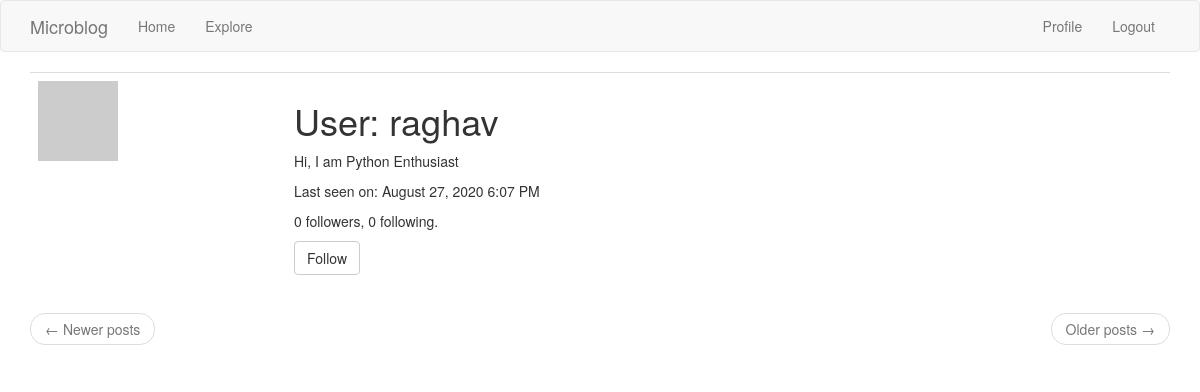
Page /user/raghav (signed in) on the earlier database version.
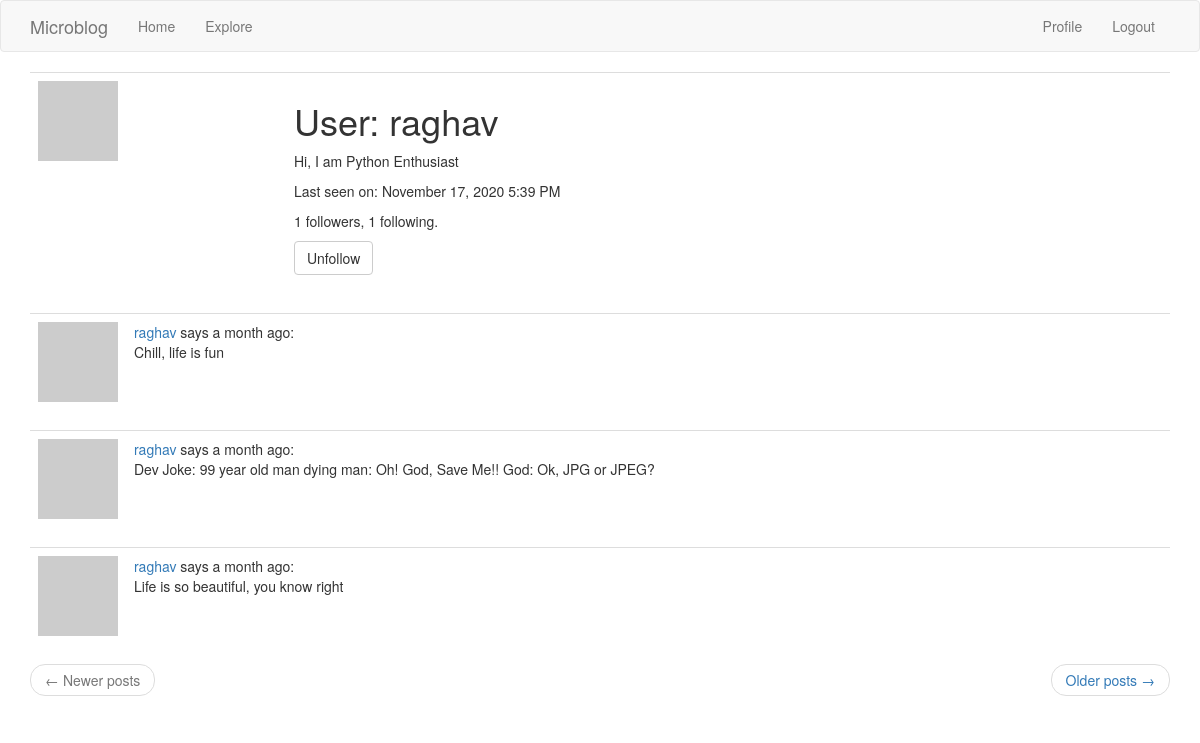
Same page on the later database version.
### app/models.py (models this page shows, shortened)
class User(UserMixin, db.Model):
    id = db.Column(db.Integer, primary_key=True)
    username = db.Column(db.String(64), index=True, unique=True)
    email = db.Column(db.String(120), index=True, unique=True)
    password_hash = db.Column(db.String(128))
    posts = db.relationship('Post', backref='author', lazy='dynamic')
    about_me = db.Column(db.String(140))
    last_seen = db.Column(db.DateTime, default=datetime.utcnow)
    followed = db.relationship(
        'User', secondary=followers,
        primaryjoin=(followers.c.follower_id == id),
        secondaryjoin=(followers.c.followed_id == id),
        backref=db.backref('followers', lazy='dynamic'), lazy='dynamic')
    def avatar(self, size):
        digest = md5(self.email.lower().encode('utf-8')).hexdigest()
        return f'https://www.gravatar.com/avatar/{digest}?d=identicon&s={size}'
    def is_following(self, user):
        return self.followed.filter(
            followers.c.followed_id == user.id).count() > 0

class Post(db.Model):
	id = db.Column(db.Integer, primary_key = True)
	body = db.Column(db.String(140))
	timestamp = db.Column(db.DateTime, index =True, default= datetime.utcnow)
	user_id = db.Column(db.Integer, db.ForeignKey('user.id'))

### app/routes.py (the view)
@app.route('/user/<username>')
@login_required
def user(username):
    user = User.query.filter_by(username=username).first_or_404()
    page = request.args.get('page', 1, type=int)
    posts = user.posts.order_by(Post.timestamp.desc()).paginate(page, app.config['POSTS_PER_PAGE'], False)
    next_url = url_for('user', username=user.username, page=posts.next_num) if posts.has_next else None
    prev_url = url_for('user', username=user.username, page=posts.prev_num) if posts.has_prev else None
    form = EmptyForm()
    return render_template('user.html', user=user, posts=posts.items,next_url=next_url, prev_url=prev_url, form=form)

### app/forms.py
class EmptyForm(FlaskForm):
    submit = SubmitField('Submit')

### app/models.py (called while the page is built)
@login.user_loader
def load_user(id):
	return User.query.get(int(id))

### app/routes.py (called while the page is built)
@app.before_request
def before_request():
	if current_user.is_authenticated:
		current_user.last_seen = datetime.utcnow()
		db.session.commit()

### app/templates/user.html (shortened to what this page needs)
{% extends "base.html" %}
{% block app_content %}
    <table class="table table-hover">
        <tr>
            <td width="256px"><img src="{{ user.avatar(256) }}"></td>
            <td>
                <h1>User: {{ user.username }}</h1>
                {% if user.about_me %}<p>{{ user.about_me }}</p>{% endif %}
                {% if user.last_seen %}<p>Last seen on: {{ moment(user.last_seen).format('LLL') }}</p>{% endif %}
                <p>{{ user.followers.count() }} followers, {{ user.followed.count() }} following.</p>
                {% if user == current_user %}
                <p><a href="{{ url_for('edit_profile') }}">Edit your profile</a></p>
                {% elif not current_user.is_following(user) %}
                <p>
                    <form action="{{ url_for('follow', username=user.username) }}" method="post">
                        {{ form.submit(value='Follow', class_='btn btn-default') }}
                    </form>
                </p>
                {% else %}
                <p>
                    <form action="{{ url_for('unfollow', username=user.username) }}" method="post">
                        {{ form.submit(value='Unfollow', class_='btn btn-default') }}
                    </form>
                </p>
                {% endif %}
            </td>
        </tr>
    </table>
    {% for post in posts %}
        {% include '_post.html' %}
    {% endfor %}
    <nav aria-label="...">
        <ul class="pager">
            <li class="previous{% if not prev_url %} disabled{% endif %}">
                <a href="{{ prev_url or '#' }}">
                    <span aria-hidden="true">&larr;</span> Newer posts
                </a>
            </li>
            <li class="next{% if not next_url %} disabled{% endif %}">
                <a href="{{ next_url or '#' }}">
                    Older posts <span aria-hidden="true">&rarr;</span>
                </a>
            </li>
        </ul>
    </nav>
{% endblock %}

### app/templates/base.html (shortened to what this page needs)
{% extends 'bootstrap/base.html' %}
{% block navbar %}
    <nav class="navbar navbar-default">
        <div class="container">
            <div class="navbar-header">
                <a class="navbar-brand" href="{{ url_for('index') }}">Microblog</a>
            </div>
            <div class="collapse navbar-collapse" id="bs-example-navbar-collapse-1">
                <ul class="nav navbar-nav">
                    <li><a href="{{ url_for('index') }}">Home</a></li>
                    <li><a href="{{ url_for('explore') }}">Explore</a></li>
                </ul>
                <ul class="nav navbar-nav navbar-right">
                    {% if current_user.is_anonymous %}
                    <li><a href="{{ url_for('login') }}">Login</a></li>
                    {% else %}
                    <li><a href="{{ url_for('user', username=current_user.username) }}">Profile</a></li>
                    <li><a href="{{ url_for('logout') }}">Logout</a></li>
                    {% endif %}
                </ul>
            </div>
        </div>
    </nav>
{% endblock %}
{% block content %}
    <div class="container">
        {% block app_content %}{% endblock %}
    </div>
{% endblock %}

### app/templates/_post.html
 <table class="table table-hover">
        <tr>
            <td width="70px">
                <a href="{{ url_for('user', username=post.author.username) }}">
                    <img src="{{ post.author.avatar(70) }}" />
                </a>
            </td>
            <td>
                <a href="{{ url_for('user', username=post.author.username) }}">
                    {{ post.author.username }}
                </a>
                says {{ moment(post.timestamp).fromNow() }}:
                <br>
                {{ post.body }}
            </td>
        </tr>
    </table>

Differences in the rows shown:
changed User "raghav": last_seen "August 27, 2020 6:07 PM" → "November 17, 2020 5:39 PM"
added Post: author.username "raghav", timestamp "a month ago", body "Chill, life is fun"
added Post: author.username "raghav", timestamp "a month ago", body "Dev Joke: 99 year old man dying man: Oh! God, Save Me!! God: Ok, JPG or JPEG?"
added Post: author.username "raghav", timestamp "a month ago", body "Life is so beautiful, you know right"
Other differences:
{{ user.followers.count() }}: "0" → "1"
{{ user.followed.count() }}: "0" → "1"
form field submit: (not shown) → "Unfollow"
form field submit: "Follow" → (not shown)
